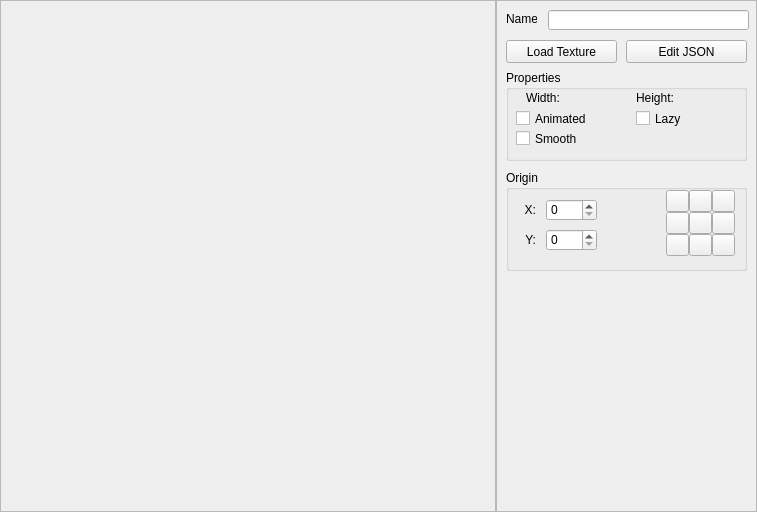
<?xml version="1.0" encoding="UTF-8"?>
<ui version="4.0">
 <class>TextureEditor</class>
 <widget class="QWidget" name="TextureEditor">
  <property name="geometry">
   <rect>
    <x>0</x>
    <y>0</y>
    <width>757</width>
    <height>512</height>
   </rect>
  </property>
  <property name="sizePolicy">
   <sizepolicy hsizetype="Expanding" vsizetype="Expanding">
    <horstretch>0</horstretch>
    <verstretch>0</verstretch>
   </sizepolicy>
  </property>
  <property name="windowTitle">
   <string>Form</string>
  </property>
  <property name="autoFillBackground">
   <bool>false</bool>
  </property>
  <layout class="QHBoxLayout" name="horizontalLayout_3">
   <property name="spacing">
    <number>0</number>
   </property>
   <property name="leftMargin">
    <number>0</number>
   </property>
   <property name="topMargin">
    <number>0</number>
   </property>
   <property name="rightMargin">
    <number>0</number>
   </property>
   <property name="bottomMargin">
    <number>0</number>
   </property>
   <item>
    <layout class="QHBoxLayout" name="horizontalLayoutWorkspace">
     <property name="spacing">
      <number>0</number>
     </property>
     <property name="sizeConstraint">
      <enum>QLayout::SetNoConstraint</enum>
     </property>
     <item>
      <widget class="QFrame" name="frameTarget">
       <property name="frameShape">
        <enum>QFrame::StyledPanel</enum>
       </property>
       <property name="frameShadow">
        <enum>QFrame::Raised</enum>
       </property>
       <layout class="QGridLayout" name="gridLayoutTarget">
        <property name="leftMargin">
         <number>0</number>
        </property>
        <property name="topMargin">
         <number>0</number>
        </property>
        <property name="rightMargin">
         <number>0</number>
        </property>
        <property name="bottomMargin">
         <number>0</number>
        </property>
        <property name="spacing">
         <number>0</number>
        </property>
       </layout>
      </widget>
     </item>
     <item>
      <widget class="QFrame" name="frameProperties">
       <property name="minimumSize">
        <size>
         <width>261</width>
         <height>480</height>
        </size>
       </property>
       <property name="maximumSize">
        <size>
         <width>261</width>
         <height>16777215</height>
        </size>
       </property>
       <property name="autoFillBackground">
        <bool>true</bool>
       </property>
       <property name="frameShape">
        <enum>QFrame::StyledPanel</enum>
       </property>
       <property name="frameShadow">
        <enum>QFrame::Raised</enum>
       </property>
       <widget class="QLabel" name="labelName">
        <property name="geometry">
         <rect>
          <x>10</x>
          <y>11</y>
          <width>31</width>
          <height>16</height>
         </rect>
        </property>
        <property name="text">
         <string>Name:</string>
        </property>
       </widget>
       <widget class="QGroupBox" name="groupBoxOrigin">
        <property name="geometry">
         <rect>
          <x>10</x>
          <y>170</y>
          <width>241</width>
          <height>101</height>
         </rect>
        </property>
        <property name="title">
         <string>Origin</string>
        </property>
        <property name="checkable">
         <bool>false</bool>
        </property>
        <widget class="QSpinBox" name="spinBoxOriginX">
         <property name="geometry">
          <rect>
           <x>40</x>
           <y>29</y>
           <width>51</width>
           <height>22</height>
          </rect>
         </property>
         <property name="maximum">
          <number>8192</number>
         </property>
        </widget>
        <widget class="QSpinBox" name="spinBoxOriginY">
         <property name="geometry">
          <rect>
           <x>40</x>
           <y>59</y>
           <width>51</width>
           <height>22</height>
          </rect>
         </property>
         <property name="maximum">
          <number>8192</number>
         </property>
        </widget>
        <widget class="QLabel" name="labelOriginX">
         <property name="geometry">
          <rect>
           <x>10</x>
           <y>30</y>
           <width>20</width>
           <height>20</height>
          </rect>
         </property>
         <property name="text">
          <string>X:</string>
         </property>
         <property name="alignment">
          <set>Qt::AlignRight|Qt::AlignTrailing|Qt::AlignVCenter</set>
         </property>
        </widget>
        <widget class="QLabel" name="labelOriginY">
         <property name="geometry">
          <rect>
           <x>10</x>
           <y>60</y>
           <width>20</width>
           <height>20</height>
          </rect>
         </property>
         <property name="text">
          <string>Y:</string>
         </property>
         <property name="scaledContents">
          <bool>false</bool>
         </property>
         <property name="alignment">
          <set>Qt::AlignRight|Qt::AlignTrailing|Qt::AlignVCenter</set>
         </property>
        </widget>
        <widget class="QWidget" name="gridLayoutWidget">
         <property name="geometry">
          <rect>
           <x>160</x>
           <y>20</y>
           <width>71</width>
           <height>71</height>
          </rect>
         </property>
         <layout class="QGridLayout" name="gridLayout">
          <property name="sizeConstraint">
           <enum>QLayout::SetFixedSize</enum>
          </property>
          <property name="spacing">
           <number>0</number>
          </property>
          <item row="1" column="0">
           <widget class="QPushButton" name="buttonOriginLeftCenter">
            <property name="sizePolicy">
             <sizepolicy hsizetype="Fixed" vsizetype="Fixed">
              <horstretch>0</horstretch>
              <verstretch>0</verstretch>
             </sizepolicy>
            </property>
            <property name="maximumSize">
             <size>
              <width>23</width>
              <height>23</height>
             </size>
            </property>
            <property name="text">
             <string/>
            </property>
           </widget>
          </item>
          <item row="2" column="1">
           <widget class="QPushButton" name="buttonOriginBottomCenter">
            <property name="sizePolicy">
             <sizepolicy hsizetype="Fixed" vsizetype="Fixed">
              <horstretch>0</horstretch>
              <verstretch>0</verstretch>
             </sizepolicy>
            </property>
            <property name="maximumSize">
             <size>
              <width>23</width>
              <height>23</height>
             </size>
            </property>
            <property name="text">
             <string/>
            </property>
           </widget>
          </item>
          <item row="2" column="0">
           <widget class="QPushButton" name="buttonOriginBottomLeft">
            <property name="sizePolicy">
             <sizepolicy hsizetype="Fixed" vsizetype="Fixed">
              <horstretch>0</horstretch>
              <verstretch>0</verstretch>
             </sizepolicy>
            </property>
            <property name="maximumSize">
             <size>
              <width>23</width>
              <height>23</height>
             </size>
            </property>
            <property name="text">
             <string/>
            </property>
           </widget>
          </item>
          <item row="1" column="1">
           <widget class="QPushButton" name="buttonOriginCenter">
            <property name="sizePolicy">
             <sizepolicy hsizetype="Fixed" vsizetype="Fixed">
              <horstretch>0</horstretch>
              <verstretch>0</verstretch>
             </sizepolicy>
            </property>
            <property name="maximumSize">
             <size>
              <width>23</width>
              <height>23</height>
             </size>
            </property>
            <property name="text">
             <string/>
            </property>
           </widget>
          </item>
          <item row="0" column="1">
           <widget class="QPushButton" name="buttonOriginTopCenter">
            <property name="sizePolicy">
             <sizepolicy hsizetype="Fixed" vsizetype="Fixed">
              <horstretch>0</horstretch>
              <verstretch>0</verstretch>
             </sizepolicy>
            </property>
            <property name="maximumSize">
             <size>
              <width>23</width>
              <height>23</height>
             </size>
            </property>
            <property name="text">
             <string/>
            </property>
           </widget>
          </item>
          <item row="0" column="2">
           <widget class="QPushButton" name="buttonOriginTopRight">
            <property name="sizePolicy">
             <sizepolicy hsizetype="Fixed" vsizetype="Fixed">
              <horstretch>0</horstretch>
              <verstretch>0</verstretch>
             </sizepolicy>
            </property>
            <property name="maximumSize">
             <size>
              <width>23</width>
              <height>23</height>
             </size>
            </property>
            <property name="text">
             <string/>
            </property>
           </widget>
          </item>
          <item row="1" column="2">
           <widget class="QPushButton" name="buttonOriginRightCenter">
            <property name="sizePolicy">
             <sizepolicy hsizetype="Fixed" vsizetype="Fixed">
              <horstretch>0</horstretch>
              <verstretch>0</verstretch>
             </sizepolicy>
            </property>
            <property name="maximumSize">
             <size>
              <width>23</width>
              <height>23</height>
             </size>
            </property>
            <property name="text">
             <string/>
            </property>
           </widget>
          </item>
          <item row="0" column="0">
           <widget class="QPushButton" name="buttonOriginTopLeft">
            <property name="sizePolicy">
             <sizepolicy hsizetype="Fixed" vsizetype="Fixed">
              <horstretch>0</horstretch>
              <verstretch>0</verstretch>
             </sizepolicy>
            </property>
            <property name="maximumSize">
             <size>
              <width>23</width>
              <height>23</height>
             </size>
            </property>
            <property name="text">
             <string/>
            </property>
           </widget>
          </item>
          <item row="2" column="2">
           <widget class="QPushButton" name="buttonOriginBottomRight">
            <property name="sizePolicy">
             <sizepolicy hsizetype="Fixed" vsizetype="Fixed">
              <horstretch>0</horstretch>
              <verstretch>0</verstretch>
             </sizepolicy>
            </property>
            <property name="maximumSize">
             <size>
              <width>23</width>
              <height>23</height>
             </size>
            </property>
            <property name="text">
             <string/>
            </property>
           </widget>
          </item>
         </layout>
        </widget>
       </widget>
       <widget class="QGroupBox" name="groupBoxProperties">
        <property name="geometry">
         <rect>
          <x>10</x>
          <y>70</y>
          <width>241</width>
          <height>91</height>
         </rect>
        </property>
        <property name="title">
         <string>Properties</string>
        </property>
        <widget class="QCheckBox" name="checkBoxAnimated">
         <property name="geometry">
          <rect>
           <x>10</x>
           <y>40</y>
           <width>70</width>
           <height>17</height>
          </rect>
         </property>
         <property name="text">
          <string>Animated</string>
         </property>
        </widget>
        <widget class="QCheckBox" name="checkBoxSmooth">
         <property name="geometry">
          <rect>
           <x>10</x>
           <y>60</y>
           <width>70</width>
           <height>17</height>
          </rect>
         </property>
         <property name="text">
          <string>Smooth</string>
         </property>
        </widget>
        <widget class="QCheckBox" name="checkBoxLazy">
         <property name="geometry">
          <rect>
           <x>130</x>
           <y>40</y>
           <width>70</width>
           <height>17</height>
          </rect>
         </property>
         <property name="text">
          <string>Lazy</string>
         </property>
        </widget>
        <widget class="QLabel" name="labelWidth">
         <property name="geometry">
          <rect>
           <x>20</x>
           <y>20</y>
           <width>101</width>
           <height>16</height>
          </rect>
         </property>
         <property name="text">
          <string>Width:</string>
         </property>
        </widget>
        <widget class="QLabel" name="labelHeight">
         <property name="geometry">
          <rect>
           <x>130</x>
           <y>20</y>
           <width>101</width>
           <height>16</height>
          </rect>
         </property>
         <property name="text">
          <string>Height:</string>
         </property>
        </widget>
       </widget>
       <widget class="QPushButton" name="buttonLoadTexture">
        <property name="geometry">
         <rect>
          <x>10</x>
          <y>40</y>
          <width>111</width>
          <height>23</height>
         </rect>
        </property>
        <property name="text">
         <string>Load Texture</string>
        </property>
        <property name="icon">
         <iconset resource="../../resources/icons.qrc">
          <normaloff>:/icons/folder_open.png</normaloff>:/icons/folder_open.png</iconset>
        </property>
       </widget>
       <widget class="QLineEdit" name="lineEditName">
        <property name="geometry">
         <rect>
          <x>52</x>
          <y>10</y>
          <width>201</width>
          <height>20</height>
         </rect>
        </property>
       </widget>
       <widget class="QPushButton" name="buttonEditJson">
        <property name="geometry">
         <rect>
          <x>130</x>
          <y>40</y>
          <width>121</width>
          <height>23</height>
         </rect>
        </property>
        <property name="text">
         <string>Edit JSON</string>
        </property>
        <property name="icon">
         <iconset resource="../../resources/icons.qrc">
          <normaloff>:/icons/script.png</normaloff>:/icons/script.png</iconset>
        </property>
       </widget>
      </widget>
     </item>
    </layout>
   </item>
  </layout>
 </widget>
 <resources>
  <include location="../../resources/icons.qrc"/>
 </resources>
 <connections/>
</ui>
